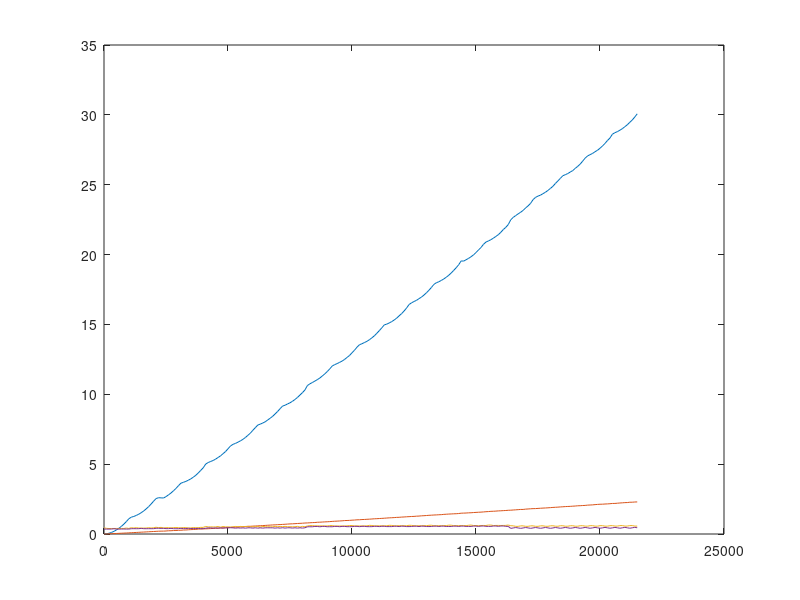

Source code (MATLAB):
x=1:100:21501;y1=1:100:21501;y2=1:100:21501;y3=1:100:21501;y4=1:100:21501;
y1(1) = 0.001900; y2(1) = 0.000200; y3(1) = 0.443111; y4(1) = 0.351700;
y1(2) = 0.016900; y2(2) = 0.006900; y3(2) = 0.403000; y4(2) = 0.351300;
y1(3) = 0.054200; y2(3) = 0.014200; y3(3) = 0.393556; y4(3) = 0.353500;
y1(4) = 0.112000; y2(4) = 0.021400; y3(4) = 0.394556; y4(4) = 0.353200;
y1(5) = 0.189900; y2(5) = 0.029700; y3(5) = 0.395556; y4(5) = 0.378700;
y1(6) = 0.289800; y2(6) = 0.037800; y3(6) = 0.396667; y4(6) = 0.354800;
y1(7) = 0.411100; y2(7) = 0.047100; y3(7) = 0.396000; y4(7) = 0.354900;
y1(8) = 0.547600; y2(8) = 0.055400; y3(8) = 0.398222; y4(8) = 0.354900;
y1(9) = 0.708000; y2(9) = 0.064400; y3(9) = 0.396000; y4(9) = 0.357500;
y1(10) = 0.889100; y2(10) = 0.073000; y3(10) = 0.426444; y4(10) = 0.354000;
y1(11) = 1.090100; y2(11) = 0.082900; y3(11) = 0.397333; y4(11) = 0.353900;
y1(12) = 1.205100; y2(12) = 0.092400; y3(12) = 0.451889; y4(12) = 0.380700;
y1(13) = 1.256400; y2(13) = 0.102500; y3(13) = 0.427000; y4(13) = 0.382300;
y1(14) = 1.328700; y2(14) = 0.111100; y3(14) = 0.454333; y4(14) = 0.379700;
y1(15) = 1.416000; y2(15) = 0.120900; y3(15) = 0.426556; y4(15) = 0.381600;
y1(16) = 1.525900; y2(16) = 0.130900; y3(16) = 0.424667; y4(16) = 0.403400;
y1(17) = 1.651400; y2(17) = 0.140000; y3(17) = 0.425444; y4(17) = 0.381300;
y1(18) = 1.796900; y2(18) = 0.149800; y3(18) = 0.425222; y4(18) = 0.379300;
y1(19) = 1.961600; y2(19) = 0.159600; y3(19) = 0.453778; y4(19) = 0.382200;
y1(20) = 2.147100; y2(20) = 0.170400; y3(20) = 0.426667; y4(20) = 0.381100;
y1(21) = 2.352300; y2(21) = 0.179900; y3(21) = 0.450889; y4(21) = 0.381900;
y1(22) = 2.536400; y2(22) = 0.189700; y3(22) = 0.483111; y4(22) = 0.409000;
y1(23) = 2.598600; y2(23) = 0.199500; y3(23) = 0.455111; y4(23) = 0.409400;
y1(24) = 2.586200; y2(24) = 0.204900; y3(24) = 0.474333; y4(24) = 0.399900;
y1(25) = 2.577300; y2(25) = 0.206600; y3(25) = 0.434778; y4(25) = 0.406400;
y1(26) = 2.675900; y2(26) = 0.215200; y3(26) = 0.450778; y4(26) = 0.385500;
y1(27) = 2.801400; y2(27) = 0.232400; y3(27) = 0.457889; y4(27) = 0.384700;
y1(28) = 2.934200; y2(28) = 0.233500; y3(28) = 0.430556; y4(28) = 0.406600;
y1(29) = 3.092500; y2(29) = 0.247600; y3(29) = 0.460222; y4(29) = 0.380200;
y1(30) = 3.261100; y2(30) = 0.249600; y3(30) = 0.461778; y4(30) = 0.377000;
y1(31) = 3.455500; y2(31) = 0.263500; y3(31) = 0.456667; y4(31) = 0.383200;
y1(32) = 3.636900; y2(32) = 0.268600; y3(32) = 0.431333; y4(32) = 0.408300;
y1(33) = 3.698800; y2(33) = 0.283700; y3(33) = 0.464222; y4(33) = 0.385900;
y1(34) = 3.766800; y2(34) = 0.288000; y3(34) = 0.457333; y4(34) = 0.386000;
y1(35) = 3.849100; y2(35) = 0.302300; y3(35) = 0.428111; y4(35) = 0.411000;
y1(36) = 3.949100; y2(36) = 0.314400; y3(36) = 0.432778; y4(36) = 0.392600;
y1(37) = 4.065900; y2(37) = 0.321500; y3(37) = 0.462667; y4(37) = 0.389800;
y1(38) = 4.201300; y2(38) = 0.327000; y3(38) = 0.455222; y4(38) = 0.390100;
y1(39) = 4.368400; y2(39) = 0.352100; y3(39) = 0.449556; y4(39) = 0.403200;
y1(40) = 4.554000; y2(40) = 0.355700; y3(40) = 0.475111; y4(40) = 0.382900;
y1(41) = 4.739000; y2(41) = 0.366200; y3(41) = 0.472333; y4(41) = 0.383000;
y1(42) = 5.007200; y2(42) = 0.369200; y3(42) = 0.539556; y4(42) = 0.415700;
y1(43) = 5.114000; y2(43) = 0.378000; y3(43) = 0.508111; y4(43) = 0.438300;
y1(44) = 5.192700; y2(44) = 0.388400; y3(44) = 0.512444; y4(44) = 0.439200;
y1(45) = 5.260400; y2(45) = 0.397200; y3(45) = 0.503444; y4(45) = 0.417300;
y1(46) = 5.362100; y2(46) = 0.407300; y3(46) = 0.510556; y4(46) = 0.439700;
y1(47) = 5.476200; y2(47) = 0.418100; y3(47) = 0.537889; y4(47) = 0.416400;
y1(48) = 5.596399; y2(48) = 0.427700; y3(48) = 0.482778; y4(48) = 0.442100;
y1(49) = 5.750100; y2(49) = 0.439400; y3(49) = 0.538111; y4(49) = 0.418700;
y1(50) = 5.902501; y2(50) = 0.447900; y3(50) = 0.508000; y4(50) = 0.442600;
y1(51) = 6.102500; y2(51) = 0.457700; y3(51) = 0.511889; y4(51) = 0.441500;
y1(52) = 6.298900; y2(52) = 0.468400; y3(52) = 0.499555; y4(52) = 0.448400;
y1(53) = 6.418000; y2(53) = 0.482900; y3(53) = 0.511667; y4(53) = 0.441800;
y1(54) = 6.484400; y2(54) = 0.492200; y3(54) = 0.541222; y4(54) = 0.417700;
y1(55) = 6.571900; y2(55) = 0.499900; y3(55) = 0.512556; y4(55) = 0.441500;
y1(56) = 6.666600; y2(56) = 0.509800; y3(56) = 0.544556; y4(56) = 0.421600;
y1(57) = 6.774900; y2(57) = 0.522100; y3(57) = 0.512333; y4(57) = 0.441200;
y1(58) = 6.906400; y2(58) = 0.532700; y3(58) = 0.540889; y4(58) = 0.417900;
y1(59) = 7.060800; y2(59) = 0.553500; y3(59) = 0.513889; y4(59) = 0.442800;
y1(60) = 7.218300; y2(60) = 0.551900; y3(60) = 0.511667; y4(60) = 0.442600;
y1(61) = 7.421401; y2(61) = 0.564900; y3(61) = 0.515667; y4(61) = 0.420700;
y1(62) = 7.609399; y2(62) = 0.573200; y3(62) = 0.518778; y4(62) = 0.445200;
y1(63) = 7.798499; y2(63) = 0.583200; y3(63) = 0.543667; y4(63) = 0.419500;
y1(64) = 7.863100; y2(64) = 0.593100; y3(64) = 0.486111; y4(64) = 0.442100;
y1(65) = 7.945300; y2(65) = 0.602200; y3(65) = 0.543889; y4(65) = 0.421100;
y1(66) = 8.031000; y2(66) = 0.614300; y3(66) = 0.515667; y4(66) = 0.442800;
y1(67) = 8.163000; y2(67) = 0.626900; y3(67) = 0.516889; y4(67) = 0.443500;
y1(68) = 8.286401; y2(68) = 0.635800; y3(68) = 0.514333; y4(68) = 0.442200;
y1(69) = 8.425300; y2(69) = 0.648800; y3(69) = 0.513667; y4(69) = 0.443000;
y1(70) = 8.594801; y2(70) = 0.655500; y3(70) = 0.548000; y4(70) = 0.421000;
y1(71) = 8.772200; y2(71) = 0.667300; y3(71) = 0.518667; y4(71) = 0.444500;
y1(72) = 8.970700; y2(72) = 0.675800; y3(72) = 0.543889; y4(72) = 0.421100;
y1(73) = 9.156400; y2(73) = 0.686700; y3(73) = 0.526000; y4(73) = 0.452200;
y1(74) = 9.217400; y2(74) = 0.697600; y3(74) = 0.545889; y4(74) = 0.422000;
y1(75) = 9.309100; y2(75) = 0.710000; y3(75) = 0.522000; y4(75) = 0.445200;
y1(76) = 9.392200; y2(76) = 0.722500; y3(76) = 0.522000; y4(76) = 0.445600;
y1(77) = 9.500101; y2(77) = 0.730300; y3(77) = 0.517778; y4(77) = 0.422800;
y1(78) = 9.628901; y2(78) = 0.739500; y3(78) = 0.519333; y4(78) = 0.446600;
y1(79) = 9.775101; y2(79) = 0.752300; y3(79) = 0.549667; y4(79) = 0.422300;
y1(80) = 9.946501; y2(80) = 0.762600; y3(80) = 0.491111; y4(80) = 0.446300;
y1(81) = 10.115301; y2(81) = 0.771700; y3(81) = 0.548222; y4(81) = 0.422500;
y1(82) = 10.308599; y2(82) = 0.786800; y3(82) = 0.520333; y4(82) = 0.447100;
y1(83) = 10.623099; y2(83) = 0.792300; y3(83) = 0.572778; y4(83) = 0.517400;
y1(84) = 10.749700; y2(84) = 0.804400; y3(84) = 0.601889; y4(84) = 0.518100;
y1(85) = 10.840600; y2(85) = 0.815400; y3(85) = 0.601667; y4(85) = 0.518200;
y1(86) = 10.944700; y2(86) = 0.821700; y3(86) = 0.583111; y4(86) = 0.540300;
y1(87) = 11.047200; y2(87) = 0.839600; y3(87) = 0.584889; y4(87) = 0.541000;
y1(88) = 11.164601; y2(88) = 0.846000; y3(88) = 0.581445; y4(88) = 0.516900;
y1(89) = 11.306200; y2(89) = 0.855800; y3(89) = 0.582000; y4(89) = 0.542000;
y1(90) = 11.458700; y2(90) = 0.867600; y3(90) = 0.580222; y4(90) = 0.544500;
y1(91) = 11.625099; y2(91) = 0.875800; y3(91) = 0.575444; y4(91) = 0.518500;
y1(92) = 11.814699; y2(92) = 0.887000; y3(92) = 0.602778; y4(92) = 0.522300;
y1(93) = 12.020200; y2(93) = 0.902000; y3(93) = 0.604222; y4(93) = 0.519000;
y1(94) = 12.123501; y2(94) = 0.914300; y3(94) = 0.571333; y4(94) = 0.545500;
y1(95) = 12.196700; y2(95) = 0.922100; y3(95) = 0.574667; y4(95) = 0.544400;
y1(96) = 12.285800; y2(96) = 0.933300; y3(96) = 0.576000; y4(96) = 0.521700;
y1(97) = 12.376500; y2(97) = 0.943400; y3(97) = 0.574111; y4(97) = 0.545800;
y1(98) = 12.495399; y2(98) = 0.961700; y3(98) = 0.580222; y4(98) = 0.544300;
y1(99) = 12.638200; y2(99) = 0.967100; y3(99) = 0.580111; y4(99) = 0.524400;
y1(100) = 12.779901; y2(100) = 0.975600; y3(100) = 0.608556; y4(100) = 0.524300;
y1(101) = 12.973200; y2(101) = 0.990300; y3(101) = 0.606111; y4(101) = 0.523300;
y1(102) = 13.154800; y2(102) = 0.998900; y3(102) = 0.580333; y4(102) = 0.547900;
y1(103) = 13.370801; y2(103) = 1.016700; y3(103) = 0.580000; y4(103) = 0.548400;
y1(104) = 13.546501; y2(104) = 1.019100; y3(104) = 0.580889; y4(104) = 0.524200;
y1(105) = 13.618299; y2(105) = 1.034900; y3(105) = 0.578444; y4(105) = 0.549800;
y1(106) = 13.703400; y2(106) = 1.040200; y3(106) = 0.583000; y4(106) = 0.548600;
y1(107) = 13.788999; y2(107) = 1.053500; y3(107) = 0.582889; y4(107) = 0.528500;
y1(108) = 13.903700; y2(108) = 1.061700; y3(108) = 0.619333; y4(108) = 0.525800;
y1(109) = 14.040400; y2(109) = 1.075200; y3(109) = 0.610778; y4(109) = 0.527000;
y1(110) = 14.184300; y2(110) = 1.089000; y3(110) = 0.584778; y4(110) = 0.550800;
y1(111) = 14.365000; y2(111) = 1.096500; y3(111) = 0.584444; y4(111) = 0.549300;
y1(112) = 14.554799; y2(112) = 1.107700; y3(112) = 0.588222; y4(112) = 0.528900;
y1(113) = 14.754399; y2(113) = 1.118000; y3(113) = 0.589667; y4(113) = 0.553400;
y1(114) = 14.966700; y2(114) = 1.130300; y3(114) = 0.588667; y4(114) = 0.553500;
y1(115) = 15.022901; y2(115) = 1.143200; y3(115) = 0.588222; y4(115) = 0.531000;
y1(116) = 15.103600; y2(116) = 1.156100; y3(116) = 0.622000; y4(116) = 0.530900;
y1(117) = 15.203000; y2(117) = 1.164700; y3(117) = 0.615000; y4(117) = 0.530500;
y1(118) = 15.315900; y2(118) = 1.174500; y3(118) = 0.590778; y4(118) = 0.554300;
y1(119) = 15.450399; y2(119) = 1.190200; y3(119) = 0.587222; y4(119) = 0.553900;
y1(120) = 15.617201; y2(120) = 1.194500; y3(120) = 0.596778; y4(120) = 0.531100;
y1(121) = 15.774200; y2(121) = 1.211500; y3(121) = 0.598889; y4(121) = 0.560900;
y1(122) = 15.962100; y2(122) = 1.219000; y3(122) = 0.590111; y4(122) = 0.555400;
y1(123) = 16.176600; y2(123) = 1.233000; y3(123) = 0.593111; y4(123) = 0.532000;
y1(124) = 16.425301; y2(124) = 1.241900; y3(124) = 0.623556; y4(124) = 0.531500;
y1(125) = 16.546200; y2(125) = 1.254100; y3(125) = 0.618333; y4(125) = 0.536700;
y1(126) = 16.641798; y2(126) = 1.260200; y3(126) = 0.592667; y4(126) = 0.559300;
y1(127) = 16.724098; y2(127) = 1.276200; y3(127) = 0.589000; y4(127) = 0.557200;
y1(128) = 16.846001; y2(128) = 1.283500; y3(128) = 0.590778; y4(128) = 0.532700;
y1(129) = 16.956200; y2(129) = 1.301700; y3(129) = 0.595333; y4(129) = 0.561500;
y1(130) = 17.101002; y2(130) = 1.309900; y3(130) = 0.596333; y4(130) = 0.559000;
y1(131) = 17.263302; y2(131) = 1.322900; y3(131) = 0.596778; y4(131) = 0.536200;
y1(132) = 17.443600; y2(132) = 1.338200; y3(132) = 0.620556; y4(132) = 0.534000;
y1(133) = 17.642902; y2(133) = 1.347100; y3(133) = 0.627889; y4(133) = 0.537600;
y1(134) = 17.864498; y2(134) = 1.359800; y3(134) = 0.591889; y4(134) = 0.561800;
y1(135) = 17.983299; y2(135) = 1.366600; y3(135) = 0.595333; y4(135) = 0.562300;
y1(136) = 18.055099; y2(136) = 1.377800; y3(136) = 0.595778; y4(136) = 0.536900;
y1(137) = 18.147900; y2(137) = 1.385300; y3(137) = 0.596000; y4(137) = 0.561200;
y1(138) = 18.257502; y2(138) = 1.405200; y3(138) = 0.601000; y4(138) = 0.562800;
y1(139) = 18.377100; y2(139) = 1.415000; y3(139) = 0.602222; y4(139) = 0.536900;
y1(140) = 18.519701; y2(140) = 1.427700; y3(140) = 0.632222; y4(140) = 0.539000;
y1(141) = 18.682201; y2(141) = 1.435300; y3(141) = 0.629222; y4(141) = 0.538500;
y1(142) = 18.867701; y2(142) = 1.446200; y3(142) = 0.598111; y4(142) = 0.563600;
y1(143) = 19.058300; y2(143) = 1.451800; y3(143) = 0.601778; y4(143) = 0.562700;
y1(144) = 19.270700; y2(144) = 1.465500; y3(144) = 0.597222; y4(144) = 0.540300;
y1(145) = 19.545599; y2(145) = 1.489400; y3(145) = 0.607778; y4(145) = 0.564900;
y1(146) = 19.532600; y2(146) = 1.496100; y3(146) = 0.601222; y4(146) = 0.565500;
y1(147) = 19.630800; y2(147) = 1.501900; y3(147) = 0.598889; y4(147) = 0.541700;
y1(148) = 19.728100; y2(148) = 1.515400; y3(148) = 0.624889; y4(148) = 0.541900;
y1(149) = 19.847301; y2(149) = 1.520800; y3(149) = 0.640222; y4(149) = 0.542100;
y1(150) = 19.980000; y2(150) = 1.536700; y3(150) = 0.605889; y4(150) = 0.567900;
y1(151) = 20.147501; y2(151) = 1.546400; y3(151) = 0.604778; y4(151) = 0.568900;
y1(152) = 20.332699; y2(152) = 1.557200; y3(152) = 0.598222; y4(152) = 0.542900;
y1(153) = 20.506298; y2(153) = 1.566300; y3(153) = 0.605556; y4(153) = 0.570000;
y1(154) = 20.732300; y2(154) = 1.579400; y3(154) = 0.611444; y4(154) = 0.573800;
y1(155) = 20.896500; y2(155) = 1.596200; y3(155) = 0.609222; y4(155) = 0.548500;
y1(156) = 20.974400; y2(156) = 1.605300; y3(156) = 0.640667; y4(156) = 0.544100;
y1(157) = 21.066202; y2(157) = 1.623500; y3(157) = 0.639556; y4(157) = 0.544900;
y1(158) = 21.174297; y2(158) = 1.628300; y3(158) = 0.606556; y4(158) = 0.571600;
y1(159) = 21.298901; y2(159) = 1.639200; y3(159) = 0.613778; y4(159) = 0.574300;
y1(160) = 21.424801; y2(160) = 1.654200; y3(160) = 0.613667; y4(160) = 0.547900;
y1(161) = 21.594101; y2(161) = 1.661100; y3(161) = 0.609333; y4(161) = 0.573200;
y1(162) = 21.792799; y2(162) = 1.673200; y3(162) = 0.612667; y4(162) = 0.575100;
y1(163) = 21.947401; y2(163) = 1.682500; y3(163) = 0.616222; y4(163) = 0.547900;
y1(164) = 22.148701; y2(164) = 1.698500; y3(164) = 0.643000; y4(164) = 0.546600;
y1(165) = 22.487600; y2(165) = 1.704500; y3(165) = 0.590667; y4(165) = 0.401500;
y1(166) = 22.662401; y2(166) = 1.718000; y3(166) = 0.586000; y4(166) = 0.432800;
y1(167) = 22.792099; y2(167) = 1.730300; y3(167) = 0.547444; y4(167) = 0.463200;
y1(168) = 22.914900; y2(168) = 1.743400; y3(168) = 0.545889; y4(168) = 0.433900;
y1(169) = 23.031500; y2(169) = 1.757900; y3(169) = 0.582778; y4(169) = 0.404900;
y1(170) = 23.162901; y2(170) = 1.757400; y3(170) = 0.583000; y4(170) = 0.432300;
y1(171) = 23.338400; y2(171) = 1.780800; y3(171) = 0.548889; y4(171) = 0.464200;
y1(172) = 23.488499; y2(172) = 1.791600; y3(172) = 0.548555; y4(172) = 0.437600;
y1(173) = 23.666302; y2(173) = 1.805400; y3(173) = 0.583000; y4(173) = 0.404800;
y1(174) = 23.933300; y2(174) = 1.815800; y3(174) = 0.584333; y4(174) = 0.435000;
y1(175) = 24.093700; y2(175) = 1.819500; y3(175) = 0.550111; y4(175) = 0.464200;
y1(176) = 24.186499; y2(176) = 1.832100; y3(176) = 0.548222; y4(176) = 0.437600;
y1(177) = 24.254198; y2(177) = 1.843600; y3(177) = 0.584111; y4(177) = 0.407900;
y1(178) = 24.359297; y2(178) = 1.854900; y3(178) = 0.585889; y4(178) = 0.436300;
y1(179) = 24.463001; y2(179) = 1.863100; y3(179) = 0.553333; y4(179) = 0.468700;
y1(180) = 24.591801; y2(180) = 1.874900; y3(180) = 0.551111; y4(180) = 0.438000;
y1(181) = 24.735500; y2(181) = 1.886800; y3(181) = 0.585667; y4(181) = 0.405900;
y1(182) = 24.885998; y2(182) = 1.902900; y3(182) = 0.590889; y4(182) = 0.434500;
y1(183) = 25.087900; y2(183) = 1.912300; y3(183) = 0.558556; y4(183) = 0.466500;
y1(184) = 25.270599; y2(184) = 1.923200; y3(184) = 0.553445; y4(184) = 0.439100;
y1(185) = 25.454102; y2(185) = 1.937600; y3(185) = 0.592333; y4(185) = 0.409100;
y1(186) = 25.642498; y2(186) = 1.949400; y3(186) = 0.590778; y4(186) = 0.438800;
y1(187) = 25.717697; y2(187) = 1.961900; y3(187) = 0.556111; y4(187) = 0.469800;
y1(188) = 25.800400; y2(188) = 1.970900; y3(188) = 0.557222; y4(188) = 0.442600;
y1(189) = 25.906900; y2(189) = 1.978500; y3(189) = 0.590444; y4(189) = 0.409800;
y1(190) = 26.011700; y2(190) = 1.992900; y3(190) = 0.592667; y4(190) = 0.436800;
y1(191) = 26.169201; y2(191) = 2.001900; y3(191) = 0.557000; y4(191) = 0.469100;
y1(192) = 26.313202; y2(192) = 2.020200; y3(192) = 0.556889; y4(192) = 0.442600;
y1(193) = 26.475698; y2(193) = 2.025100; y3(193) = 0.592556; y4(193) = 0.408600;
y1(194) = 26.687597; y2(194) = 2.038500; y3(194) = 0.594333; y4(194) = 0.438300;
y1(195) = 26.902899; y2(195) = 2.046100; y3(195) = 0.563333; y4(195) = 0.470400;
y1(196) = 27.063900; y2(196) = 2.066700; y3(196) = 0.559778; y4(196) = 0.441300;
y1(197) = 27.151300; y2(197) = 2.075400; y3(197) = 0.596222; y4(197) = 0.408700;
y1(198) = 27.240601; y2(198) = 2.085400; y3(198) = 0.597556; y4(198) = 0.440100;
y1(199) = 27.362499; y2(199) = 2.103700; y3(199) = 0.562222; y4(199) = 0.470700;
y1(200) = 27.468098; y2(200) = 2.117500; y3(200) = 0.560667; y4(200) = 0.443500;
y1(201) = 27.612097; y2(201) = 2.131000; y3(201) = 0.598000; y4(201) = 0.411400;
y1(202) = 27.775799; y2(202) = 2.133400; y3(202) = 0.596778; y4(202) = 0.441500;
y1(203) = 27.955601; y2(203) = 2.147500; y3(203) = 0.561556; y4(203) = 0.472800;
y1(204) = 28.163799; y2(204) = 2.154800; y3(204) = 0.561889; y4(204) = 0.443000;
y1(205) = 28.343002; y2(205) = 2.167900; y3(205) = 0.595667; y4(205) = 0.412200;
y1(206) = 28.617502; y2(206) = 2.186400; y3(206) = 0.598778; y4(206) = 0.440900;
y1(207) = 28.723301; y2(207) = 2.188600; y3(207) = 0.565778; y4(207) = 0.472600;
y1(208) = 28.799702; y2(208) = 2.203700; y3(208) = 0.565889; y4(208) = 0.445700;
y1(209) = 28.900000; y2(209) = 2.220000; y3(209) = 0.600667; y4(209) = 0.411400;
y1(210) = 29.010900; y2(210) = 2.231700; y3(210) = 0.603556; y4(210) = 0.443800;
y1(211) = 29.151499; y2(211) = 2.246300; y3(211) = 0.564667; y4(211) = 0.475900;
y1(212) = 29.290197; y2(212) = 2.250500; y3(212) = 0.567667; y4(212) = 0.444500;
y1(213) = 29.465799; y2(213) = 2.273800; y3(213) = 0.601444; y4(213) = 0.412300;
y1(214) = 29.631100; y2(214) = 2.274700; y3(214) = 0.604444; y4(214) = 0.444700;
y1(215) = 29.844198; y2(215) = 2.290900; y3(215) = 0.565889; y4(215) = 0.478000;
y1(216) = 30.074499; y2(216) = 2.295900; y3(216) = 0.566889; y4(216) = 0.446200;
plot(x,y1,x,y2,x,y3,x,y4);